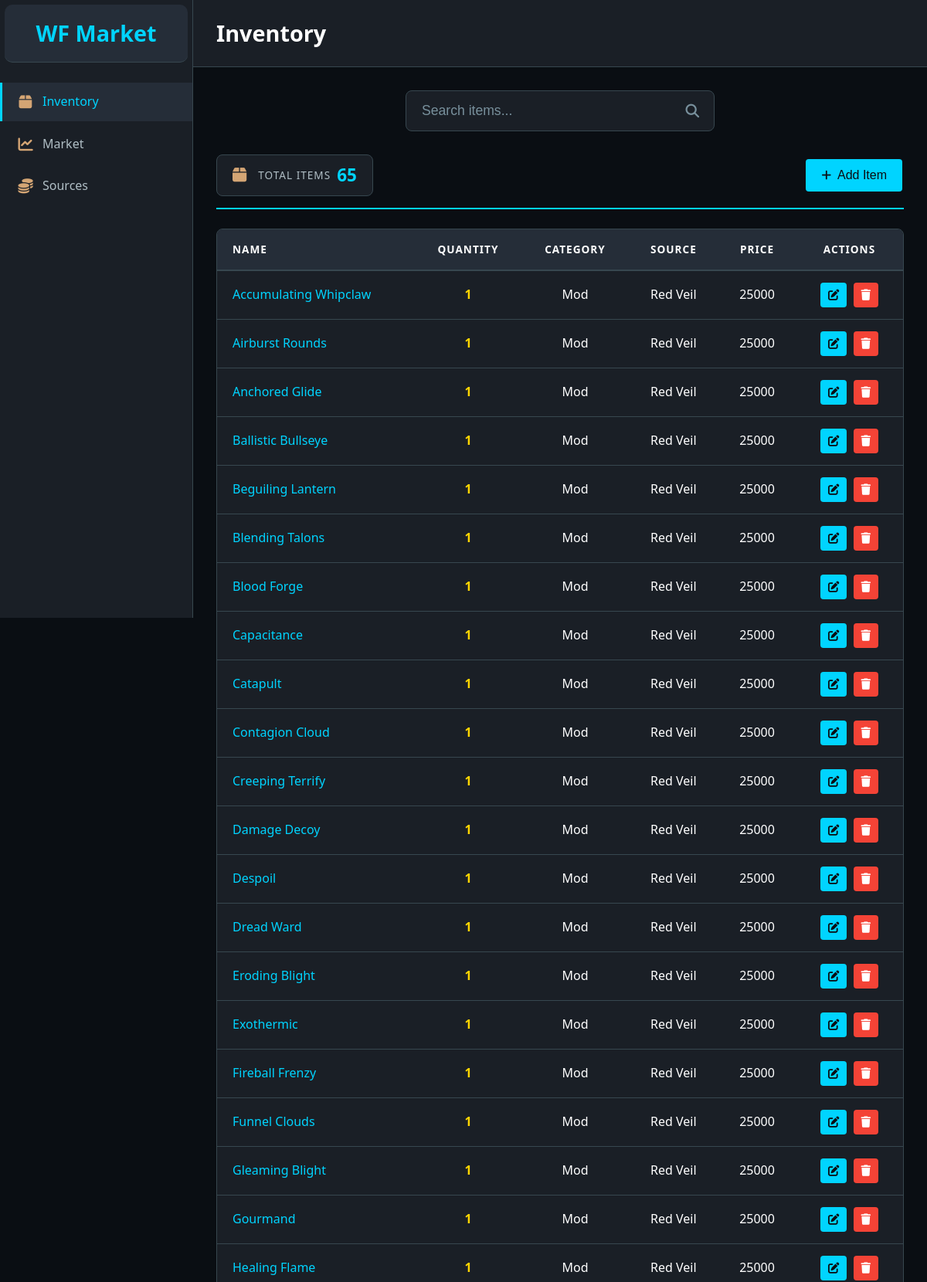
The page / (upper part) on the database its author committed.
### inventory/models.py (models this page shows, shortened)
class TimestampedModel(models.Model):
    created_at = models.DateTimeField(auto_now_add=True)
    updated_at = models.DateTimeField(auto_now=True)
    class Meta:
        abstract = True

class Item(TimestampedModel):
    name = models.CharField(max_length=100, unique=True)
    category = models.CharField(max_length=50)
    source = models.CharField(max_length=100, blank=True, null=True)
    quantity = models.PositiveIntegerField(default=1)
    price = models.PositiveIntegerField(default=25000)

### inventory/views.py (the view)
# urls.py: path('', views.index, name='index'),
def index(request):
    items = Item.objects.all()
    context = {
        'items': items,
        'total_items': items.count(),
    }
    return render(request, 'inventory/index.html', context)

### inventory/templates/inventory/index.html (shortened to what this page needs)
{% extends 'base.html' %}
{% block page_title %}Inventory{% endblock %}
{% block content %}
<div class="search-section">
    <div class="search-container">
        <input type="text" id="searchInput" placeholder="Search items..." class="search-input">
    </div>
</div>
<div class="inventory-section">
    <div class="section-header">
        <div class="total-items-card">
            <i class="fas fa-box items-icon"></i>
            <div class="items-info">
                <span class="items-label">Total Items</span>
                <span class="items-count">{{ total_items }}</span>
            </div>
        </div>
        <button class="btn btn-add" onclick="openAddModal()" title="Add new item">
            <i class="fas fa-plus"></i>
            Add Item
        </button>
    </div>
    {% if items %}
        <div class="table-container">
            <table class="items-table" id="itemsTable">
                <thead>
                    <tr>
                        <th>Name</th>
                        <th>Quantity</th>
                        <th>Category</th>
                        <th>Source</th>
                        <th>Price</th>
                        <th>Actions</th>
                    </tr>
                </thead>
                <tbody>
                    {% for item in items %}
                        <tr class="item-row">
                            <td class="item-name">{{ item.name }}</td>
                            <td class="item-quantity">{{ item.quantity }}</td>
                            <td class="item-category">{{ item.category|title }}</td>
                            <td class="item-source">{{ item.source|title }}</td>
                            <td class="item-price">{{ item.price|floatformat:0 }}</td>
                            <td class="item-actions">
                                <button class="btn btn-edit" onclick="editItem({{ item.id }}, '{{ item.name|escapejs }}', {{ item.quantity }}, '{{ item.category|escapejs }}', '{{ item.source|escapejs }}', {{ item.price }})" title="Edit item">
                                    <i class="fas fa-edit"></i>
                                </button>
                                <button class="btn btn-delete" onclick="deleteItem({{ item.id }}, '{{ item.name|escapejs }}')" title="Delete item">
                                    <i class="fas fa-trash"></i>
                                </button>
                            </td>
                        </tr>
                    {% endfor %}
                </tbody>
            </table>
        </div>
    {% else %}
        <div class="empty-state">
            <p>No items in your inventory yet.</p>
            <p>Add some items to get started!</p>
        </div>
    {% endif %}
</div>
    </div>
</div>
{% endblock %}

### static/css/style.css (style rules this page uses)
* { margin: 0; padding: 0; box-sizing: border-box; }
:root { --bg-primary: #0a0e13; --bg-secondary: #1a1f26; --bg-tertiary: #252d38; --accent-blue: #00d4ff; --accent-gold: #ffd700; --text-primary: #ffffff; --text-secondary: #b0bec5; --text-muted: #78909c; --border-color: #37474f; --hover-color: #2c3e50; --success: #4caf50; --warning: #ff9800; --error: #f44336; --info: #2196f3; }
body { font-family: 'Segoe UI', Tahoma, Geneva, Verdana, sans-serif; background-color: var(--bg-primary); color: var(--text-primary); line-height: 1.6; }
.btn { display: inline-block; padding: 10px 20px; border: none; border-radius: 4px; text-decoration: none; cursor: pointer; font-weight: 500; transition: all 0.3s ease; }

### inventory/templates/inventory/index.html (style rules this page uses)
.search-section { display: flex; justify-content: center; margin-bottom: 30px; }
.search-container { position: relative; width: 400px; }
.search-input { width: 100%; padding: 15px 50px 15px 20px; background-color: var(--bg-secondary); border: 1px solid var(--border-color); border-radius: 8px; color: var(--text-primary); font-size: 1.1rem; transition: all 0.3s ease; }
.search-input::placeholder { color: var(--text-muted); }
.section-header { display: flex; justify-content: space-between; align-items: center; margin-bottom: 25px; padding-bottom: 15px; border-bottom: 2px solid var(--accent-blue); }
.total-items-card { display: flex; align-items: center; background-color: var(--bg-secondary); border: 1px solid var(--border-color); border-radius: 8px; padding: 15px 20px; gap: 15px; }
.items-icon { font-size: 1.3rem; color: #d4a574; }
.items-info { display: flex; align-items: center; gap: 8px; }
.items-label { color: var(--text-secondary); font-size: 0.85rem; text-transform: uppercase; letter-spacing: 1px; font-weight: 500; }
.items-count { color: var(--accent-blue); font-size: 1.4rem; font-weight: bold; line-height: 1; }
.table-container { background-color: var(--bg-secondary); border-radius: 8px; overflow: hidden; border: 1px solid var(--border-color); }
.items-table { width: 100%; border-collapse: collapse; }
.items-table th { background-color: var(--bg-tertiary); color: var(--text-primary); padding: 15px 20px; text-align: center; font-weight: 600; text-transform: uppercase; font-size: 0.85rem; letter-spacing: 1px; border-bottom: 2px solid var(--border-color); }
.items-table th:first-child { text-align: left; }
.items-table td { padding: 15px 20px; border-bottom: 1px solid var(--border-color); color: var(--text-secondary); text-align: center; }
.items-table td:first-child { text-align: left; }
.item-row { transition: background-color 0.2s ease; }
.item-name { color: var(--accent-blue) !important; font-weight: 500; }
.item-quantity { color: var(--accent-gold) !important; font-weight: 600; }
.item-category { color: var(--text-primary) !important; }
.item-source { color: var(--text-primary) !important; }
.item-price { color: var(--text-primary) !important; font-weight: 500; }
.item-actions { text-align: center; white-space: nowrap; }
.btn { display: inline-block; padding: 8px 10px; border: none; border-radius: 4px; text-decoration: none; cursor: pointer; font-weight: 500; font-size: 0.9rem; transition: all 0.3s ease; margin: 0 2px; min-width: 32px; text-align: center; }
.btn-edit { background-color: var(--accent-blue); color: var(--bg-primary); }
.btn-edit i { color: var(--bg-primary); }
.btn-delete { background-color: var(--error); color: white; }
.btn-delete i { color: white; }
.btn-add { background-color: var(--accent-blue); color: var(--bg-primary); padding: 12px 20px; font-size: 1rem; display: flex; align-items: center; gap: 8px; transition: all 0.2s ease; }
.btn-add i { color: var(--bg-primary); font-size: 0.9rem; }

### rows shown on the page
Item: name "Accumulating Whipclaw", quantity "1", category "Mod", source "Red Veil", price "25000"
Item: name "Airburst Rounds", quantity "1", category "Mod", source "Red Veil", price "25000"
Item: name "Anchored Glide", quantity "1", category "Mod", source "Red Veil", price "25000"
Item: name "Ballistic Bullseye", quantity "1", category "Mod", source "Red Veil", price "25000"
Item: name "Beguiling Lantern", quantity "1", category "Mod", source "Red Veil", price "25000"
Item: name "Blending Talons", quantity "1", category "Mod", source "Red Veil", price "25000"
Item: name "Blood Forge", quantity "1", category "Mod", source "Red Veil", price "25000"
Item: name "Capacitance", quantity "1", category "Mod", source "Red Veil", price "25000"
Item: name "Catapult", quantity "1", category "Mod", source "Red Veil", price "25000"
Item: name "Contagion Cloud", quantity "1", category "Mod", source "Red Veil", price "25000"
Item: name "Creeping Terrify", quantity "1", category "Mod", source "Red Veil", price "25000"
Item: name "Damage Decoy", quantity "1", category "Mod", source "Red Veil", price "25000"
Item: name "Despoil", quantity "1", category "Mod", source "Red Veil", price "25000"
Item: name "Dread Ward", quantity "1", category "Mod", source "Red Veil", price "25000"
Item: name "Eroding Blight", quantity "1", category "Mod", source "Red Veil", price "25000"
Item: name "Exothermic", quantity "1", category "Mod", source "Red Veil", price "25000"
Item: name "Fireball Frenzy", quantity "1", category "Mod", source "Red Veil", price "25000"
Item: name "Funnel Clouds", quantity "1", category "Mod", source "Red Veil", price "25000"
Item: name "Gleaming Blight", quantity "1", category "Mod", source "Red Veil", price "25000"
Item: name "Gourmand", quantity "1", category "Mod", source "Red Veil", price "25000"
Item: name "Healing Flame", quantity "1", category "Mod", source "Red Veil", price "25000"

### other values the page prints
{{ total_items }} "65"
